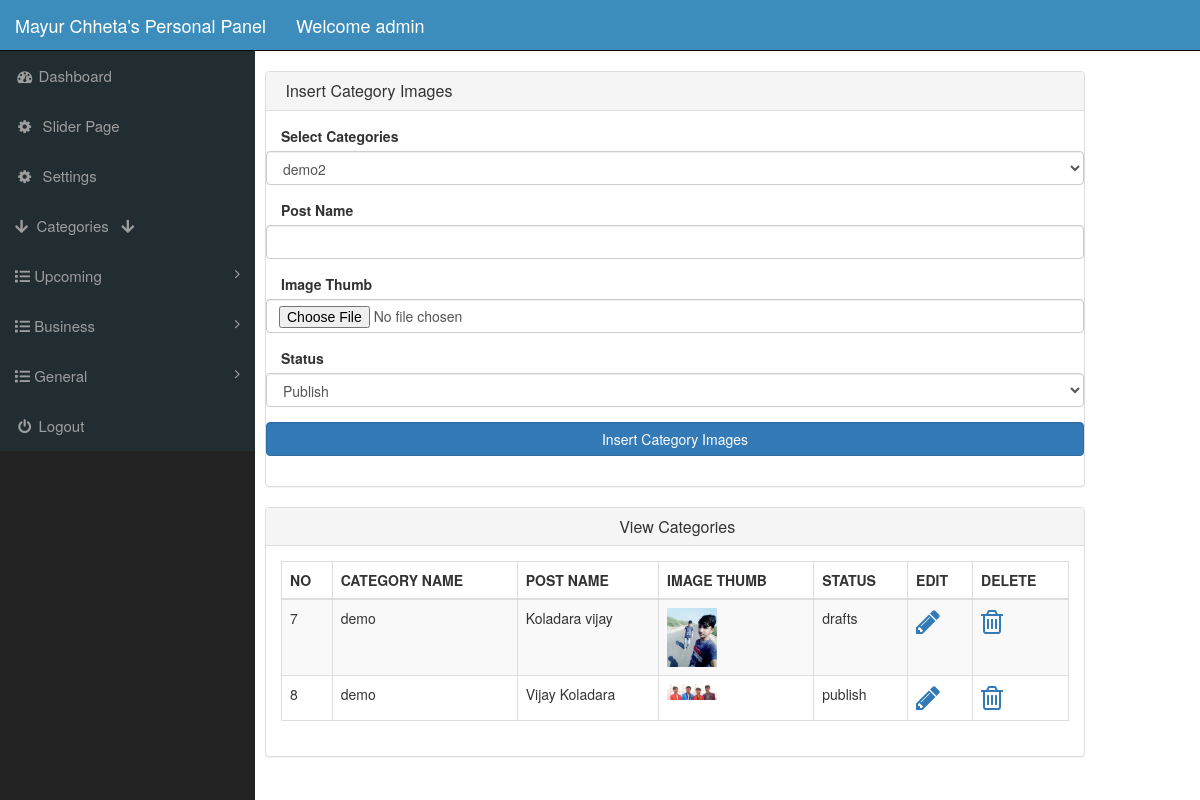
The app's page /index.php?insert_business_category_image (signed in) with its own data.
### tables this page shows
CREATE TABLE `business_category_images` (
  `id` int(100) NOT NULL,
  `category_name` text NOT NULL,
  `post_name` text NOT NULL,
  `image_thumb` varchar(100) NOT NULL,
  `status` text NOT NULL
);

### business_category_image.php (the view, shortened to what this page needs)
<?php
if(!isset($_SESSION['admin_username']))
{
    echo "<script> window.open('login.php','_self')  </script>";
}
else
{
?>
    <div class="row">
        <div class="col-lg-3">
        </div>
        <div class="col-lg-12">
            <div class="panel panel-default">
                <div class="panel-heading">
                    <h3 class="panel-title">
                        <i class="fa a-money fa-w"></i> Insert Category Images
                    </h3>
                </div>
                <div class="panel-body">
                    <form action="" class="form-horizontal" method="POST" enctype="multipart/form-data">
                    <div class="form-group">
                            <label for="" class="col-md-3">Select Categories</label>
                            <select name="category_name" id="" class="form-control">
                                <?php
                                    $get_p_cats = "select * from business_category";
                                    $run_p_cats = mysqli_query($con,$get_p_cats);
                                    while($row = mysqli_fetch_array($run_p_cats)){
                                        $cat_title = $row['category_name'];
                                        echo " <option value='$cat_title'>$cat_title </option> ";
                                    }
                                ?>
                            </select>
                        </div>
                        <div class="form-group">
                            <label for="" class="col-md-3">Post Name </label>
                            <input type="text" name="post_name" id="" class="form-control" required>
                        </div>
                        <div class="form-group">
                            <label for="" class="col-md-3">Image Thumb </label>
                            <input type="file" name="image_thumb" id="" class="form-control" required
                                accept="image/png, image/gif, image/jpeg">
                        </div>
                        <div class="form-group">
                            <label for="" class="col-md-3">Status</label>
                            <select class="form-select form-control" name="category_status">
                                <option value="publish">Publish</option>
                            </select>
                        </div>
                        <div class="form-group">
                            <input type="submit" value="Insert Category Images" name="submit"
                                class="btn btn-primary form-control">
                        </div>
                    </form>
                </div>
            </div>
        </div>
        <div class="col-lg-12">
            <div class="panel panel-default">
                <div class="panel-heading">
                    <h3 class="panel-title text-center">
                        <i class="fa a-money fa-w"></i> View Categories
                    </h3>
                </div>
                <div class="panel-body">
                <div class="table-responsive">
                        <table class="table table-bordered table-hover table-striped">
                            <thead>
                                <tr>
                                    <th>NO</th>
                                    <th>CATEGORY NAME</th>
                                    <th>POST NAME</th>
                                    <th>IMAGE THUMB</th>
                                    <th>STATUS</th>
                                    <th>EDIT</th>
                                    <th>DELETE</th>
                                </tr>
                            </thead>
                            <tbody>
                                <?php
                                $get_product = "select * from business_category_images";
                                $run_p = mysqli_query($con,$get_product);
                                while($row = mysqli_fetch_array($run_p))
                                {
                                    $category_id = $row['id'];
                                    $category_name = $row['category_name'];
                                    $post_name = $row['post_name'];
                                    $image_thumb = $row['image_thumb'];
                                    $status = $row['status'];
                                    ?>
                                <tr>
                                    <td><?php echo $category_id;  ?>  </td>
                                    <td><?php echo $category_name;  ?>  </td>
                                    <td><?php echo $post_name;  ?>  </td>
                                    <td><img src="slide_images/<?php echo $image_thumb;  ?>" alt="" class="img-responsive" width="50" height="50">  </td>
                                    <td><?php echo $status;  ?>  </td>
                                    <td>
                                            <a href="index.php?edit_business_cat_image=<?php echo $category_id; ?>">
                                            <i class="fa fa-pencil fa-2x"></i>
                                            </a>
                                        </td>
                                        <td>
                                            <a href="index.php?delete_business_cat_image=<?php echo $category_id; ?>">
                                            <i class="fa fa-trash-o fa-2x"></i>
                                            </a>
                                        </td>
                                </tr>
                                <?php  } ?>
                            </tbody>
                        </table>
                    </div>
                </div>
            </div>
        </div>
    </div>
<?php  } ?>

### styles/style.css (style rules this page uses)
body { margin-top: 100px; }
@media (min-width: 768px) { body { margin-top: 50px; } }

### records on screen
business_category_images: id "7", category_name "demo", post_name "Koladara vijay", image_thumb (picture), status "drafts"
business_category_images: id "8", category_name "demo", post_name "Vijay Koladara", image_thumb (picture), status "publish"

### other values on screen
$_SESSION['admin_username'] "admin"
form field category_name "demo2"
